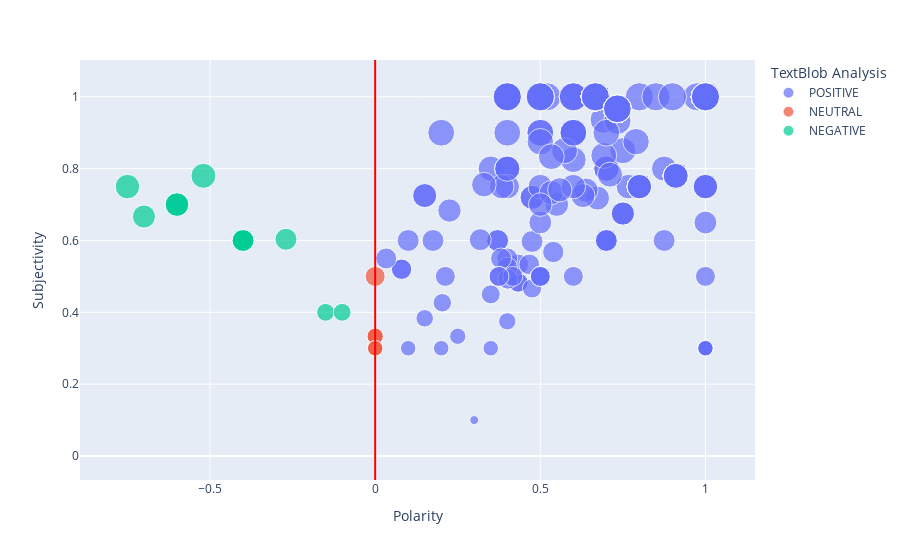

The code cell stored with this chart in its notebook:
### Code cell
# fig.update_layout(title='Sentiment Analysis',
#                   shapes=[dict(type= 'line',
#                                yref= 'paper', y0= 0, y1= 1, 
#xref= 'x', x0= 0, x1= 0)])
dictionary = {}
dictionary['color'] = 'Red'
fig1.add_shape(type='line',
                x0=0,
                y0=0,
                x1=0,
                y1=1,
                line=dictionary,
                xref='x',
                yref='paper'
)
fig1.show()

### Figure 1 — Plotly figure (JSON) as saved in the notebook; plotly's stock layout.template omitted (floating-point values rounded to 4 significant figures; data arrays with more than 128 entries replaced by an {"elided": "..."} marker saying what was removed)
{"data": [{"hovertemplate": "TextBlob Analysis=POSITIVE<br>Polarity=%{x}<br>Subjectivity=%{marker.size}<extra></extra>", "legendgroup": "POSITIVE", "marker": {"color": "#636efa", "size": {"elided": "679 float values"}, "sizemode": "area", "sizeref": 0.0025, "symbol": "circle"}, "mode": "markers", "name": "POSITIVE", "orientation": "v", "showlegend": true, "type": "scatter", "x": {"elided": "679 float values"}, "xaxis": "x", "y": {"elided": "679 float values"}, "yaxis": "y"}, {"hovertemplate": "TextBlob Analysis=NEUTRAL<br>Polarity=%{x}<br>Subjectivity=%{marker.size}<extra></extra>", "legendgroup": "NEUTRAL", "marker": {"color": "#EF553B", "size": [0, 0.3333, 0, 0, 0.3333, 0, 0, 0.3, 0, 0, 0, 0, 0, 0, 0, 0.3, 0, 0, 0, 0, 0, 0, 0, 0, 0, 0, 0, 0, 0, 0, 0, 0, 0, 0, 0, 0, 0, 0, 0.5, 0, 0, 0, 0, 0, 0, 0, 0, 0, 0, 0, 0, 0, 0], "sizemode": "area", "sizeref": 0.0025, "symbol": "circle"}, "mode": "markers", "name": "NEUTRAL", "orientation": "v", "showlegend": true, "type": "scatter", "x": [0, 0, 0, 0, 0, 0, 0, 0, 0, 0, 0, 0, 0, 0, 0, 0, 0, 0, 0, 0, 0, 0, 0, 0, 0, 0, 0, 0, 0, 0, 0, 0, 0, 0, 0, 0, 0, 0, 0, 0, 0, 0, 0, 0, 0, 0, 0, 0, 0, 0, 0, 0, 0], "xaxis": "x", "y": [0, 0.3333, 0, 0, 0.3333, 0, 0, 0.3, 0, 0, 0, 0, 0, 0, 0, 0.3, 0, 0, 0, 0, 0, 0, 0, 0, 0, 0, 0, 0, 0, 0, 0, 0, 0, 0, 0, 0, 0, 0, 0.5, 0, 0, 0, 0, 0, 0, 0, 0, 0, 0, 0, 0, 0, 0], "yaxis": "y"}, {"hovertemplate": "TextBlob Analysis=NEGATIVE<br>Polarity=%{x}<br>Subjectivity=%{marker.size}<extra></extra>", "legendgroup": "NEGATIVE", "marker": {"color": "#00cc96", "size": [0.75, 0.7, 0.6033, 0.7, 0.6, 0.6, 0.6, 0.4, 0.6667, 0.4, 0.6, 0.7, 0.6, 0.6, 0.6, 0.78], "sizemode": "area", "sizeref": 0.0025, "symbol": "circle"}, "mode": "markers", "name": "NEGATIVE", "orientation": "v", "showlegend": true, "type": "scatter", "x": [-0.75, -0.6, -0.27, -0.6, -0.4, -0.4, -0.4, -0.15, -0.7, -0.1, -0.4, -0.6, -0.4, -0.4, -0.4, -0.52], "xaxis": "x", "y": [0.75, 0.7, 0.6033, 0.7, 0.6, 0.6, 0.6, 0.4, 0.6667, 0.4, 0.6, 0.7, 0.6, 0.6, 0.6, 0.78], "yaxis": "y"}], "layout": {"legend": {"itemsizing": "constant", "title": {"text": "TextBlob Analysis"}, "tracegroupgap": 0}, "margin": {"t": 60}, "shapes": [{"line": {"color": "Red"}, "type": "line", "x0": 0, "x1": 0, "xref": "x", "y0": 0, "y1": 1, "yref": "paper"}], "xaxis": {"anchor": "y", "domain": [0, 1], "title": {"text": "Polarity"}}, "yaxis": {"anchor": "x", "domain": [0, 1], "title": {"text": "Subjectivity"}}}}
